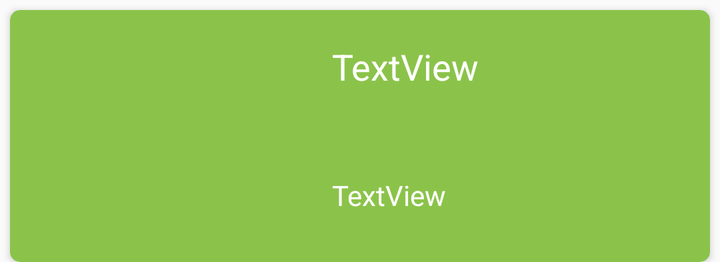
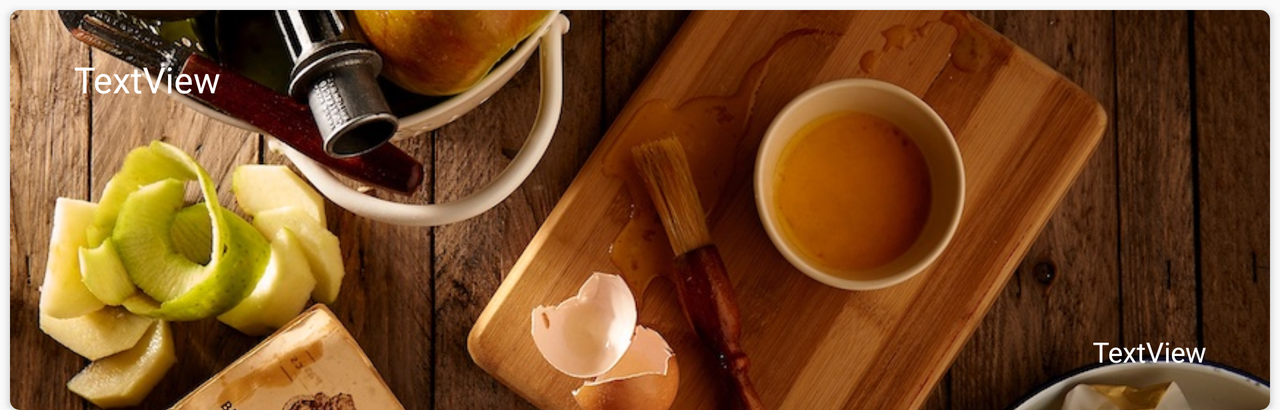

One screen, two layout resources from the same app: the default and the repository's alternative for another configuration. Each is rendered where Android would select it; the XML of both is given below.
<!-- AndroidManifest.xml: application theme AppTheme -->
<!-- res/layout/recipe_list_item.xml -->
<?xml version="1.0" encoding="utf-8"?>
<android.support.v7.widget.CardView
    xmlns:android="http://schemas.android.com/apk/res/android"
    xmlns:app="http://schemas.android.com/apk/res-auto"
    android:layout_width="match_parent"
    android:layout_height="wrap_content"
    android:layout_marginLeft="5dp"
    android:layout_marginRight="5dp"
    android:layout_marginTop="5dp"
    app:cardBackgroundColor="@color/colorAccent"
    app:cardCornerRadius="5dp">

    <LinearLayout
        android:layout_width="match_parent"
        android:layout_height="match_parent"
        android:padding="8dp">

        <ImageView
            android:id="@+id/recipe_img"
            android:layout_width="145dp"
            android:layout_height="110dp"
            android:scaleType="centerCrop"
            app:srcCompat="@drawable/waffles"/>

        <RelativeLayout
            android:layout_width="match_parent"
            android:layout_height="match_parent"
            android:layout_margin="8dp">

            <TextView
                android:id="@+id/recipe_title"
                android:layout_width="match_parent"
                android:layout_height="wrap_content"
                android:layout_alignParentTop="true"
                android:text="TextView"
                android:textColor="@color/colorTextIcons"
                android:textSize="18sp"/>

            <TextView
                android:id="@+id/recipe_desc"
                android:layout_width="match_parent"
                android:layout_height="wrap_content"
                android:layout_alignParentBottom="true"
                android:layout_marginBottom="8dp"
                android:text="TextView"
                android:textColor="@color/colorTextIcons"
                android:textSize="14sp"/>

        </RelativeLayout>
    </LinearLayout>
</android.support.v7.widget.CardView>
<!-- resources referenced by this layout -->
<resources>
  <color name="colorAccent">#8BC34A</color>
  <color name="colorTextIcons">#ffffff</color>
  <style name="AppTheme" parent="Theme.AppCompat.Light.DarkActionBar">
          
          <item name="colorPrimary">@color/colorPrimary</item>
          <item name="colorPrimaryDark">@color/colorPrimaryDark</item>
          <item name="colorAccent">@color/colorAccent</item>
      </style>
  <color name="colorPrimary">#607D8B</color>
  <color name="colorPrimaryDark">#455a64</color>
</resources>
<!-- res/layout-land/recipe_list_item.xml (the repository's variant of the layout above) -->
<!-- drawn on the phone turned sideways -->
<?xml version="1.0" encoding="utf-8"?>
<android.support.v7.widget.CardView
    xmlns:android="http://schemas.android.com/apk/res/android"
    xmlns:app="http://schemas.android.com/apk/res-auto"
    xmlns:tools="http://schemas.android.com/tools"
    android:layout_width="match_parent"
    android:layout_height="wrap_content"
    android:layout_marginLeft="5dp"
    android:layout_marginRight="5dp"
    android:layout_marginTop="5dp"
    app:cardBackgroundColor="@color/colorAccent"
    app:cardCornerRadius="5dp">

    <android.support.constraint.ConstraintLayout
        android:layout_width="match_parent"
        android:layout_height="match_parent">

        <ImageView
            android:id="@+id/recipe_img"
            android:layout_width="0dp"
            android:layout_height="200dp"
            android:layout_marginBottom="0dp"
            android:layout_marginLeft="0dp"
            android:layout_marginRight="0dp"
            android:layout_marginTop="0dp"
            android:foreground="#60000000"
            android:scaleType="centerCrop"
            app:layout_constraintBottom_toBottomOf="parent"
            app:layout_constraintLeft_toLeftOf="parent"
            app:layout_constraintRight_toRightOf="parent"
            app:layout_constraintTop_toTopOf="parent"
            app:srcCompat="@drawable/background"/>

        <TextView
            android:id="@+id/recipe_title"
            android:layout_width="0dp"
            android:layout_height="wrap_content"
            android:layout_alignParentTop="true"
            android:layout_marginBottom="8dp"
            android:layout_marginEnd="32dp"
            android:layout_marginLeft="32dp"
            android:layout_marginRight="32dp"
            android:layout_marginStart="32dp"
            android:layout_marginTop="8dp"
            android:text="TextView"
            android:textColor="@color/colorTextIcons"
            android:textSize="18sp"
            app:layout_constraintBottom_toBottomOf="parent"
            app:layout_constraintLeft_toLeftOf="parent"
            app:layout_constraintRight_toRightOf="parent"
            app:layout_constraintTop_toTopOf="parent"
            app:layout_constraintVertical_bias="0.089999974"/>


        <TextView
            android:id="@+id/recipe_desc"
            android:layout_width="0dp"
            android:layout_height="wrap_content"
            android:layout_alignParentBottom="true"
            android:layout_marginBottom="8dp"
            android:layout_marginLeft="32dp"
            android:layout_marginRight="32dp"
            android:layout_marginTop="8dp"
            android:text="TextView"
            android:textAlignment="textEnd"
            android:textColor="@color/colorTextIcons"
            android:textSize="14sp"
            app:layout_constraintBottom_toBottomOf="parent"
            app:layout_constraintLeft_toLeftOf="parent"
            app:layout_constraintRight_toRightOf="parent"
            app:layout_constraintTop_toTopOf="parent"
            app:layout_constraintVertical_bias="0.93"/>

        <ImageView
            android:id="@+id/reorder_image"
            android:layout_width="wrap_content"
            android:layout_height="wrap_content"
            android:layout_marginRight="8dp"
            android:layout_marginTop="8dp"
            app:layout_constraintRight_toRightOf="parent"
            app:layout_constraintTop_toTopOf="parent"
            app:srcCompat="@drawable/ic_reorder_white_24dp"/>


    </android.support.constraint.ConstraintLayout>
</android.support.v7.widget.CardView>
<!-- resources referenced by the variant -->
<!-- as the phone turned sideways resolves them -->
<resources>
  <color name="colorAccent">#8BC34A</color>
  <color name="colorTextIcons">#ffffff</color>
  <!-- drawable background: jpg bitmap (drawable, 407202 bytes) -->
  <style name="AppTheme" parent="Theme.AppCompat.Light.DarkActionBar">
          
          <item name="colorPrimary">@color/colorPrimary</item>
          <item name="colorPrimaryDark">@color/colorPrimaryDark</item>
          <item name="colorAccent">@color/colorAccent</item>
      </style>
  <color name="colorPrimary">#607D8B</color>
  <color name="colorPrimaryDark">#455a64</color>
</resources>
